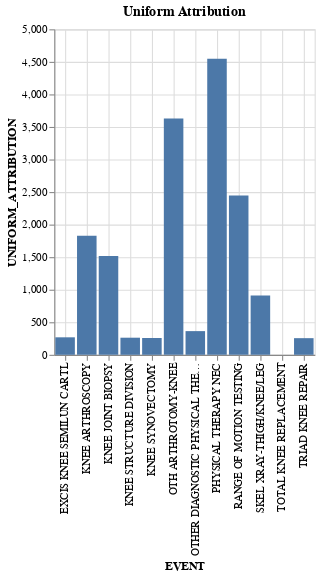

The notebook cell saved with this chart:
### Markdown cell above
<p style = 'font-size:16px;font-family:Arial;color:#00233C'>The above output shows the total of each type of event for LAST CLICK ATTRIBUTION i.e. the last event before TOTAL KNEE REPLACEMENT. The event <b>KNEE JOINT BIOPSY </b> was the last event in maximum number of cases followed by KNEE ARTHROSCOPY.</p>

### Code cell
%chart EVENT, UNIFORM_ATTRIBUTION, title="Uniform Attribution", width = 600

### Figure 1 — Vega-Lite specification as saved in the notebook (floating-point values rounded to 4 significant figures)
{"$schema": "https://vega.github.io/schema/vega-lite/v3.json", "data": {"format": {"type": "csv"}, "values": "\"EVENT\",\"FIRST_CLICK_ATTRIBUTION\",\"LAST_CLICK_ATTRIBUTION\",\"UNIFORM_ATTRIBUTION\",\"EXPONENTIAL_ATTRIBUTION\"\n\"KNEE JOINT BIOPSY\",\"134\",\"6853\",\"1518.1201330918473\",\"3667.8067681261564\"\n\"KNEE ARTHROSCOPY\",\"126\",\"5261\",\"1828.3676070188394\",\"3619.2983298578542\"\n\"OTHER DIAGNOSTIC PHYSICAL THERAPY PROCEDURE\",\"0\",\"1938\",\"363.6629836666626\",\"997.4909149086209\"\n\"OTH ARTHROTOMY-KNEE\",\"133\",\"567\",\"3628.1780402992326\",\"3627.925813822992\"\n\"PHYSICAL THERAPY NEC\",\"114\",\"277\",\"4546.251630984565\",\"2329.1769794030356\"\n\"SKEL XRAY-THIGH/KNEE/LEG\",\"3563\",\"249\",\"910.8024095958978\",\"378.190463136262\"\n\"TRIAD KNEE REPAIR\",\"121\",\"245\",\"255.50543839115986\",\"268.47105163169573\"\n\"EXCIS KNEE SEMILUN CARTL\",\"145\",\"237\",\"268.478592563269\",\"268.11746919169207\"\n\"KNEE SYNOVECTOMY\",\"108\",\"231\",\"258.4355625755411\",\"267.45730017042496\"\n\"KNEE STRUCTURE DIVISION\",\"120\",\"215\",\"262.51587664142005\",\"254.95417873057914\"\n\"RANGE OF MOTION TESTING\",\"11723\",\"214\",\"2446.681725171978\",\"608.1107310205732\"\n\"TOTAL KNEE REPLACEMENT\",\"\",\"\",\"\",\"\"\n"}, "encoding": {"x": {"axis": {"grid": true, "title": "EVENT"}, "field": "EVENT", "type": "nominal"}, "y": {"axis": {"grid": true, "title": "UNIFORM_ATTRIBUTION"}, "field": "UNIFORM_ATTRIBUTION", "type": "quantitative"}}, "mark": {"color": "#4C78A8", "type": "bar"}, "title": "Uniform Attribution", "width": "600"}
